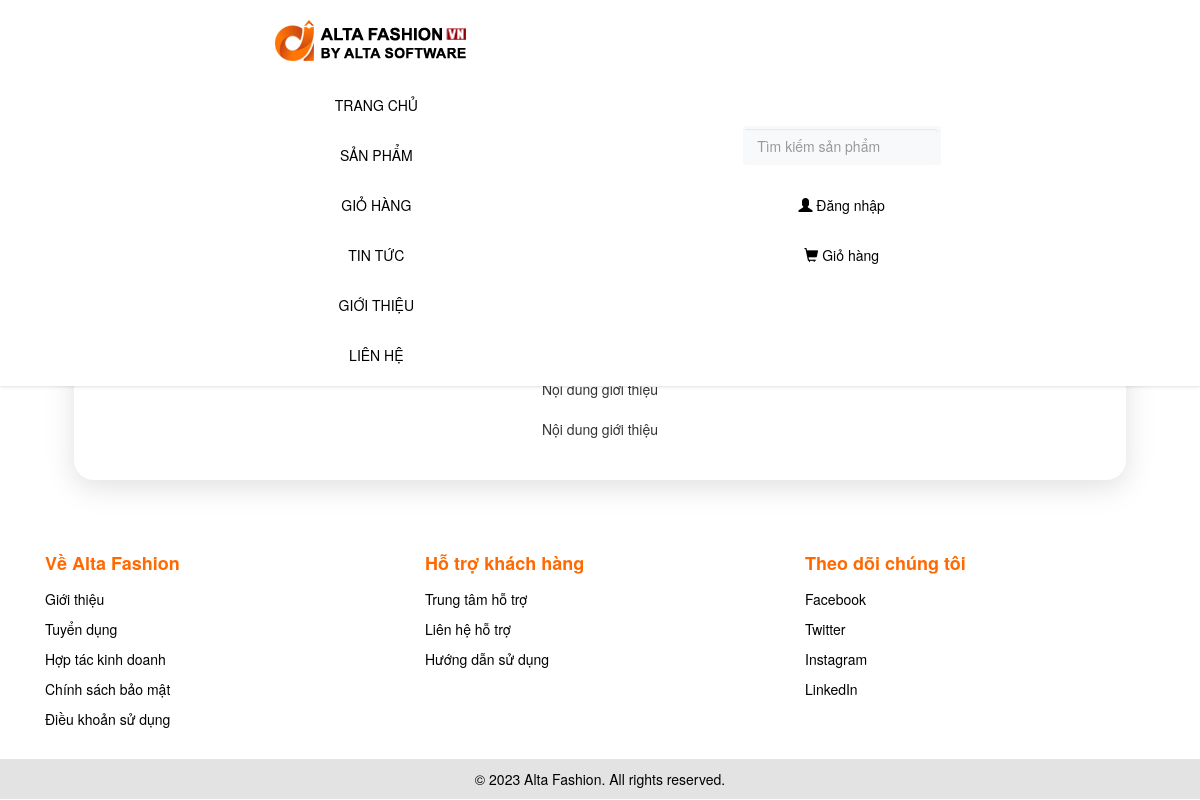
/?thamso=xuat_mot_tin&id=5, run on an earlier commit of the app's database.
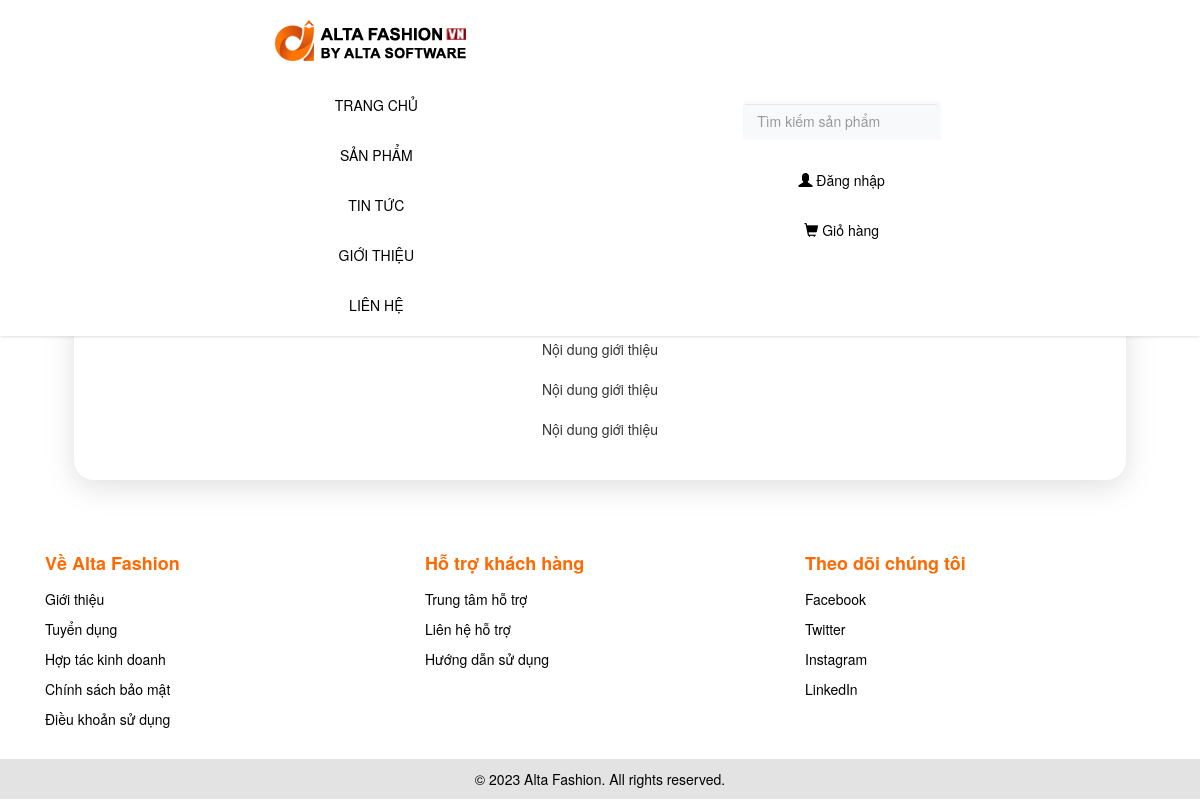
And on a later commit of the database.
### tables this page shows
CREATE TABLE `menu_ngang` (
  `id` int(11) NOT NULL,
  `ten` varchar(256) NOT NULL,
  `noi_dung` mediumtext NOT NULL,
  `loai_menu` varchar(256) NOT NULL
);

### chuc_nang/menu_ngang/menu_ngang.php (the view)
<?php
    $tv="select id,ten,loai_menu from menu_ngang order by id";
    $tv_1=mysqli_query($conn,$tv);
    echo '<nav class="navbar navbar-fixed-top">
				<ul class="nav navbar-nav navbar-left">
					<li style="margin-right:1em"><a href="index.php" class="active"><img src="hinh_anh/logo/logo.png" class="logo"></a></li>
					<li><a href="index.php">TRANG CHỦ</a></li>';
					while($tv_2=mysqli_fetch_array($tv_1))
					{
						if($tv_2['loai_menu']==""){$link_menu="?thamso=xuat_mot_tin&id=".$tv_2['id'];}
						if($tv_2['loai_menu']=="gio_hang"){$link_menu="?thamso=gio_hang";}
						if($tv_2['loai_menu']=="tin_tuc"){$link_menu="?thamso=bai_viet";}
						if($tv_2['loai_menu']=="san_pham"){$link_menu="?thamso=xuat_san_pham_2";}
						echo "<li class='nav-item'><a href='$link_menu'>";
							echo $tv_2['ten'];
						echo "</a></li>";
					}
		echo '</ul>';
		echo'<ul class="nav navbar-nav navbar-right">
		<li style="margin-top:9px;">';
		include('chuc_nang/tim_kiem/vung_tim_kiem.php');
		echo '</li>
					<li>';
						if(isset($_SESSION['xac_dinh_dang_nhap']))
							{
								echo '<a href="?thamso=profile"><span class="glyphicon glyphicon-user"></span>';
								echo ' Hi, <span style="color:rgba(255,105,0,1);font-weight:bold;">'.ucfirst($_SESSION['ky_danh']).'</span>';
								echo '</a>';
							}
							else
							{
								echo '<a href="?thamso=dang_nhap"><span class="glyphicon glyphicon-user"></span>';
								echo ' Đăng nhập';
								echo '</a>';
							}
					echo '</li>
					<li>';
							if(isset($_SESSION['xac_dinh_dang_nhap']))
							{
								echo '<a href="?thamso=profile&dieu_huong=gio_hang">';
								echo '<span class="glyphicon glyphicon-shopping-cart"></span>';
								echo ' Giỏ hàng</a>';
							}
							else
							{
								echo '<a href="?thamso=gio_hang">';
								echo '<span class="glyphicon glyphicon-shopping-cart"></span>';
								echo ' Giỏ hàng</a>';
							}
					echo '</a></li>
			</ul>
    </nav>';
?>

### chuc_nang/xuat_mot_tin.php (shortened to what this page needs)
<?php
	$id=$_GET['id'];
	$tv="select * from menu_ngang where id='$id'";
	$tv_1=mysqli_query($conn,$tv);
	$tv_2=mysqli_fetch_array($tv_1);
	echo "<h1>";
	echo "</h1>";
	echo $tv_2['noi_dung'];
?>

What changed in the data, as far as the page shows it:
removed menu_ngang: ten "GIỎ HÀNG"
computed for menu_ngang "GIỚI THIỆU": noi_dung "Nội dung giới thiệu Nội dung giới thiệu" → "Nội dung giới thiệu Nội dung giới thiệu Nội dung giới thiệu"
